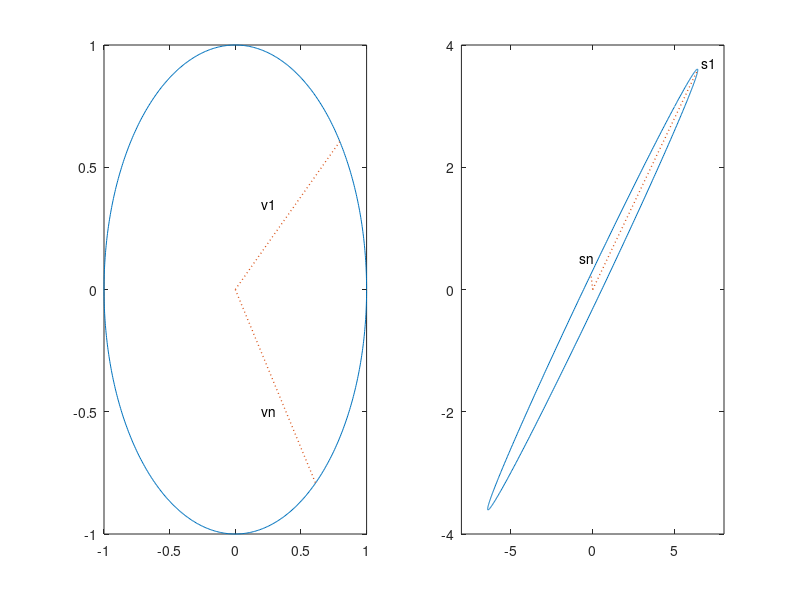

The MATLAB script that drew this image:
w = 0:0.01:2*pi;

d = [cos(w)' sin(w)']

G = [5 4; 3 2];

y = G * d';

figure('position',[150,200,900,380])
subplot(1,2,1)
plot(d(:,1), d(:,2))

subplot(1,2,2)
plot(y(1,:), y(2,:))

gain = sqrt(sum(y.^2));

[gain1,index1] = max(gain);
[gain2,index2] = min(gain);

hold
axis([-8,8,-4,4])
line([0 y(1,index1)],[0 y(2,index1)],'linestyle',':','linewidth',1)
line([0 y(1,index2)],[0 y(2,index2)],'linestyle',':','linewidth',1)
text(y(1,index1)+0.2, y(2,index1) + 0.1, 's1')
text(y(1,index2)-0.7, y(2,index2) + 0.25, 'sn')

subplot(1,2,1)
hold
line([0 d(index1,1)],[0 d(index1,2)],'linestyle',':','linewidth',1)
line([0 d(index2,1)],[0 d(index2,2)],'linestyle',':','linewidth',1)
text(0.2, 0.35, 'v1'), text(0.2, -0.5, 'vn')
